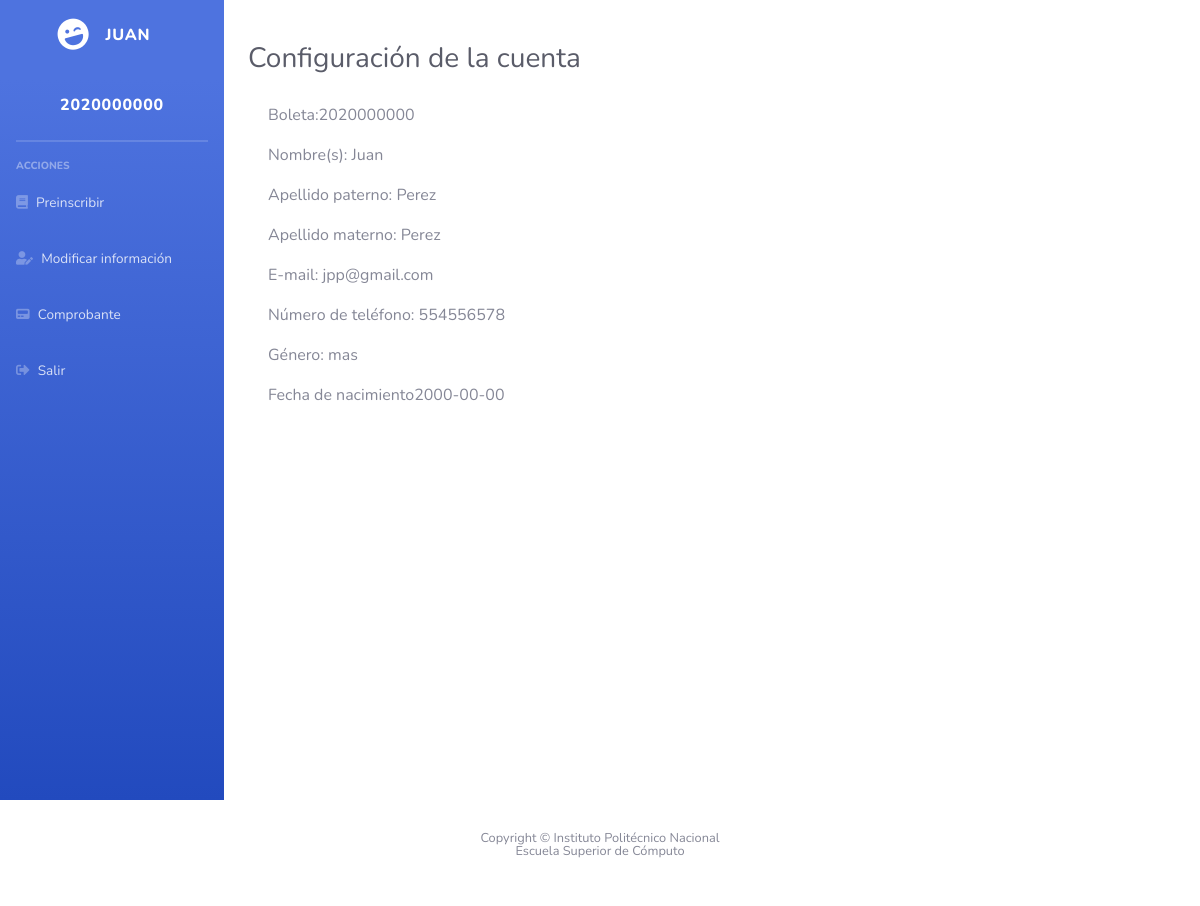
Page /pages/editar.php (signed in) on the committed database.
### tables this page shows
CREATE TABLE student (
  id_boleta INT(10) NOT NULL,
  f_name nvarchar(25),
  m_name nvarchar(20),
  l_name nvarchar(20),
  email NVARCHAR(30),
  phone INT(30),
  gender varchar(5),
  b_date date,
  password NVARCHAR(30),
  PRIMARY KEY (id_boleta)
  );

### logic_php/student_info.php (called while the page is built)
<?php
    include("connection.php");
    $boleta = $_SESSION["id_boleta"];
    $sqlInfBoleta = "SELECT * FROM student WHERE id_boleta = '$boleta'";
    $resInfBoleta = mysqli_query($connection, $sqlInfBoleta);
    $infInfBoleta = mysqli_fetch_row($resInfBoleta);
?>

### pages/editar.php (the view, shortened to what this page needs)
<?php
    if(isset($_SESSION["id_boleta"])){
      include("../logic_php/student_info.php");
    }
?>
<!DOCTYPE html>
<html lang="en">
<head>
  <link href="../vendor/fontawesome-free/css/all.min.css" rel="stylesheet" type="text/css">
  <link href="../css/sb-admin-2.min.css" rel="stylesheet">
</head>
<body id="page-top">
  <div id="wrapper">
    <ul class="navbar-nav bg-gradient-primary sidebar sidebar-dark accordion" id="accordionSidebar">
      <a class="sidebar-brand d-flex align-items-center justify-content-center" href="index.php">
        <div class="sidebar-brand-icon rotate-n-15">
          <i class="fas fa-laugh-wink"></i>
        </div>
        <div class="sidebar-brand-text mx-3"><?php echo $infInfBoleta[1]; ?></div>
      </a>
      <a class="sidebar-brand d-flex align-items-center justify-content-center" href="index.html">
        <div class="sidebar-brand-text mx-3"><?php echo $infInfBoleta[0]; ?></div>
      </a>
      <hr class="sidebar-divider my-0">
      <hr class="sidebar-divider">
      <div class="sidebar-heading">
        Acciones
      </div>
      <li class="nav-item">
        <a class="nav-link" href="materias.php">
          <i class="fas fa-book"></i>
          <span>Preinscribir</span></a>
      </li>
      <li class="nav-item">
        <a class="nav-link" href="editar.php">
          <i class="fas fa-user-edit"></i>
          <span>Modificar información</span></a>
      </li>
      <li class="nav-item">
        <a class="nav-link" href="comprobante.php">
          <i class="fas fa-pager"></i>
          <span>Comprobante</span></a>
      </li>
      <li class="nav-item">
      <a class="nav-link" href="../logic_php/cerrar_sesion.php?nombreSesion=boleta">
        <i class="fas fa-sign-out-alt"></i>
          <span>Salir</span></a>
      </li>
    </ul>
    <div class="container-fluid">
<h1 class="h3 mb-2 text-gray-800">&nbsp;</h1>
<h1 class="h3 mb-2 text-gray-800">Configuración de la cuenta</h1>
<div class="card-body">
            <p>Boleta:<?php echo $infInfBoleta[0]; ?> </p>
            <p>Nombre(s): <?php echo $infInfBoleta[1]; ?></p>
            <p>Apellido paterno: <?php echo $infInfBoleta[2]; ?></p>
            <p>Apellido materno: <?php echo $infInfBoleta[3]; ?></p>
            <p>E-mail: <?php echo $infInfBoleta[4]; ?></p>
            <p>Número de teléfono: <?php echo $infInfBoleta[5]; ?></p>
            <p>Género: <?php echo $infInfBoleta[6]; ?></p>
            <p>Fecha de nacimiento<?php echo $infInfBoleta[7]; ?></p>
                </div>
</div>
</div>
      <footer class="sticky-footer bg-white">
        <div class="container my-auto">
          <div class="copyright text-center my-auto">
            <span>Copyright &copy; Instituto Politécnico Nacional</span>
            <p>Escuela Superior de Cómputo</p>
          </div>
        </div>
      </footer>
</body>
</html>

### rows in the picture
student: f_name "JUAN", id_boleta "2020000000", f_name "Juan", m_name "Perez", l_name "Perez", email "jpp@gmail.com", phone "554556578", gender "mas", b_date "2000-00-00"
